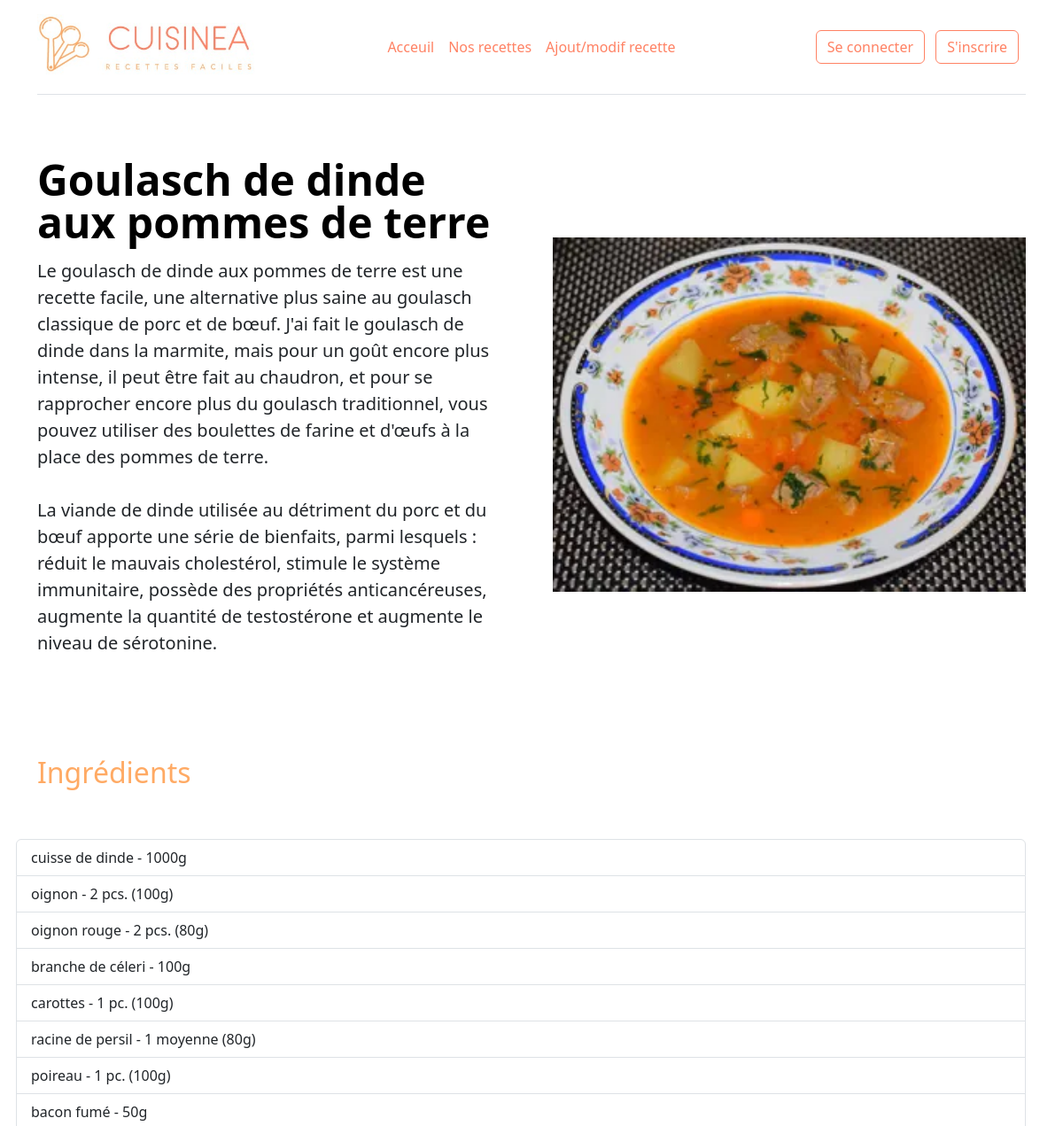
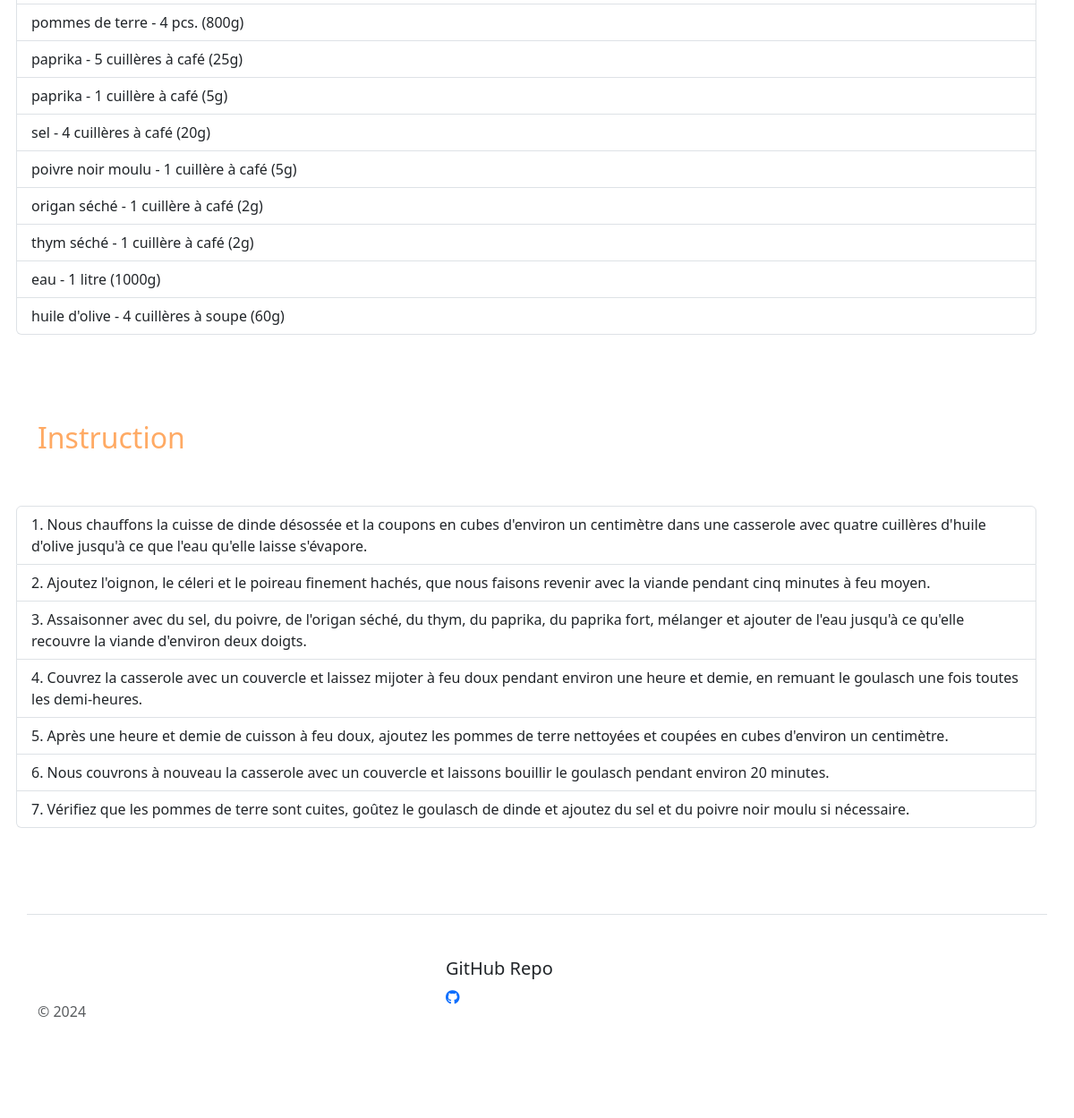
/recette.php?id=4, run on the app's committed database (2 pictures, top to bottom).
### tables this page shows
CREATE TABLE IF NOT EXISTS recipes (
    id INT AUTO_INCREMENT PRIMARY KEY,
    category_id INT,
    title VARCHAR(255) NOT NULL,
    description TEXT,
    ingredients TEXT,
    instructions TEXT,
    image VARCHAR(255),
    FOREIGN KEY (category_id) REFERENCES categories(id)
);

### lib/recipe.php (called while the page is built, shortened)
<?php
function getRecipeById(PDO $pdo, int $id)
{
  $query = $pdo->prepare("SELECT * FROM recipes Where id = :id");
  $query->bindParam(':id', $id, PDO::PARAM_INT);
  $query->execute();
  return $query->fetch();
}
function getRecipeImage(string|null $image)
{
  if ($image === null) {
    return _ASSETS_IMG_PATH_ . 'recipe_default.jpg';
  } else {
    return _RECIPES_IMG_PATH_ . $image;
  }
}

### lib/tools.php (called while the page is built, shortened)
<?php
function linesToArray(string $string) {
  return explode(PHP_EOL, $string);
}

### recette.php (the view, shortened to what this page needs)
<?php
require_once('lib/recipe.php');
include('templates/header.php');
require_once('lib/tools.php');
$id = (int)$_GET['id'];
$recipe = getRecipeById($pdo, $id);
if ($recipe) {
  $ingridients = linesToArray($recipe['ingredients']);
  $instructions = linesToArray($recipe['instructions']);
?>
<div class="row flex-lg-row-reverse align-items-center g-5 py-5">
  <div class="col-10 col-sm-8 col-lg-6">
    <img src="<?=getRecipeImage($recipe['image']); ?>" class="d-block mx-lg-auto img-fluid" alt="<?= $recipe['title']?>" width="700" height="500" loading="lazy">
  </div>
  <div class="col-lg-6">
    <h1 class="display-5 fw-bold text-body-emphasis lh-1 mb-3"><?= $recipe['title']?></h1>
    <p class="lead"><?=nl2br($recipe['description']);?></p>
  </div>
</div>
<div class="row flex-lg-row-reverse align-items-center g-5 py-5">
  <h2>Ingrédients</h2>
  <ul class="list-group">
    <?php foreach ($ingridients as $key => $ingridiant) { ?>
      <li class="list-group-item"><?=$ingridiant; ?></li>
    <?php } ?>
  </ul>
</div>
<div class="row flex-lg-row-reverse align-items-center g-5 py-5">
  <h2>Instruction</h2>
  <ol class="list-group list-group-numbered">
    <?php foreach ($instructions as $key => $instruction) { ?>
      <li class="list-group-item"><?=$instruction; ?></li>
    <?php } ?>
  </ol>
</div>
<?php } else { ?>
  <div class="row text-center">
  <h1>Recette introuvable</h1>
  </div>
<?php } ?>
<?php
include('templates/footer.php');
?>

### data on the page
recipes: image (picture), title "Goulasch de dinde aux pommes de terre", description "Le goulasch de dinde aux pommes de terre est une recette facile, une alternative plus saine au goulasch classique de porc et de bœuf. J'ai fait le goulasch de dinde dans la marmite, mais pour un goût encore plus intense, il peut être fait au chaudron, et pour se rapprocher encore plus du goulasch traditionnel, vous pouvez utiliser des boulettes de farine et d'œufs à la place des pommes de terre. La viande de dinde utilisée au détriment du porc et du bœuf apporte une série de bienfaits, parmi lesquels : réduit le mauvais cholestérol, stimule le système immunitaire, possède des propriétés anticancéreuses, augmente la quantité de testostérone et augmente le niveau de sérotonine.", ingredients "cuisse de dinde - 1000g", ingredients "oignon - 2 pcs. (100g)", ingredients "oignon rouge - 2 pcs. (80g)", ingredients "branche de céleri - 100g", ingredients "carottes - 1 pc. (100g)", ingredients "racine de persil - 1 moyenne (80g)", ingredients "poireau - 1 pc. (100g)", ingredients "bacon fumé - 50g", ingredients "pommes de terre - 4 pcs. (800g)", ingredients "paprika - 5 cuillères à café (25g)", ingredients "paprika - 1 cuillère à café (5g)", ingredients "sel - 4 cuillères à café (20g)", ingredients "poivre noir moulu - 1 cuillère à café (5g)", ingredients "origan séché - 1 cuillère à café (2g)", ingredients "thym séché - 1 cuillère à café (2g)", ingredients "eau - 1 litre (1000g)", ingredients "huile d'olive - 4 cuillères à soupe (60g)", instructions "Nous chauffons la cuisse de dinde désossée et la coupons en cubes d'environ un centimètre dans une casserole avec quatre cuillères d'huile d'olive jusqu'à ce que l'eau qu'elle laisse s'évapore.", instructions "Ajoutez l'oignon, le céleri et le poireau finement hachés, que nous faisons revenir avec la viande pendant cinq minutes à feu moyen.", instructions "Assaisonner avec du sel, du poivre, de l'origan séché, du thym, du paprika, du paprika fort, mélanger et ajouter de l'eau jusqu'à ce qu'elle recouvre la viande d'environ deux doigts.", instructions "Couvrez la casserole avec un couvercle et laissez mijoter à feu doux pendant environ une heure et demie, en remuant le goulasch une fois toutes les demi-heures.", instructions "Après une heure et demie de cuisson à feu doux, ajoutez les pommes de terre nettoyées et coupées en cubes d'environ un centimètre.", instructions "Nous couvrons à nouveau la casserole avec un couvercle et laissons bouillir le goulasch pendant environ 20 minutes.", instructions "Vérifiez que les pommes de terre sont cuites, goûtez le goulasch de dinde et ajoutez du sel et du poivre noir moulu si nécessaire."

### other printed values
$value "Acceuil"
$value "Nos recettes"
$value "Ajout/modif recette"
